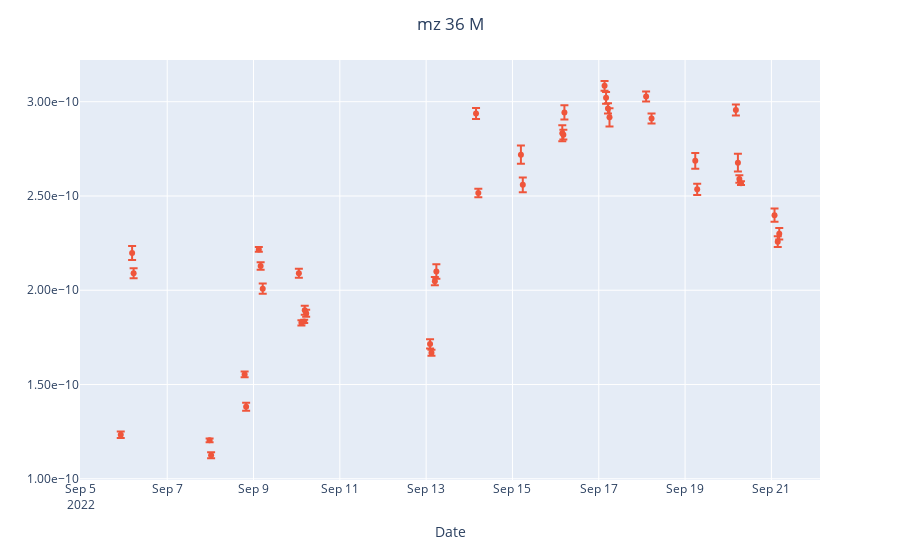

The notebook cell this image was saved under:
### Code cell
fig = px.scatter()
fig.add_scatter(x= full_df['date'], y=full_df['36_M_mean'], mode='markers', error_y=dict(array=full_df['36_M_std']), name='36_M_mean')
fig.update_layout(xaxis_title="Date")
fig.update_layout(title_text='mz 36 M', title_x=0.5)
fig.update_yaxes(tickformat=".2e")
